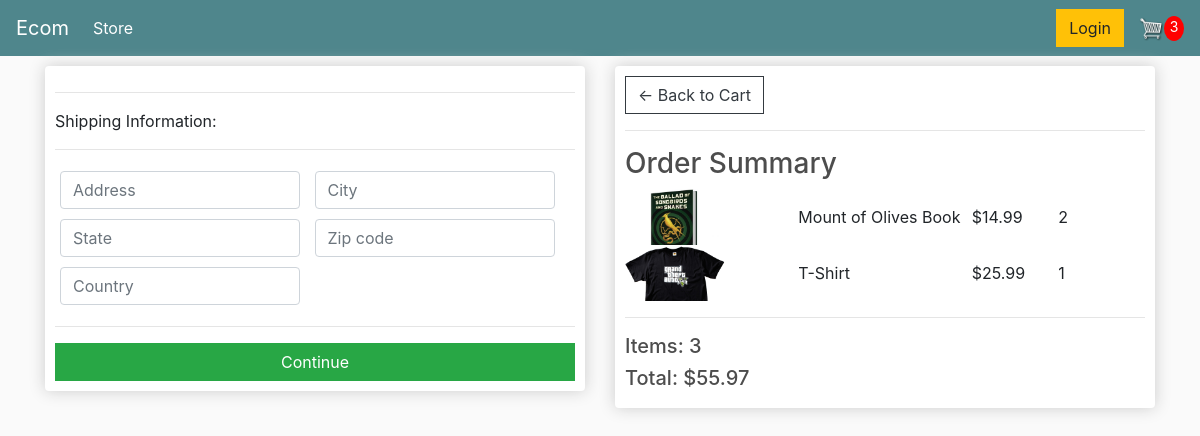
Before: /checkout/ (signed in) with the older database file.
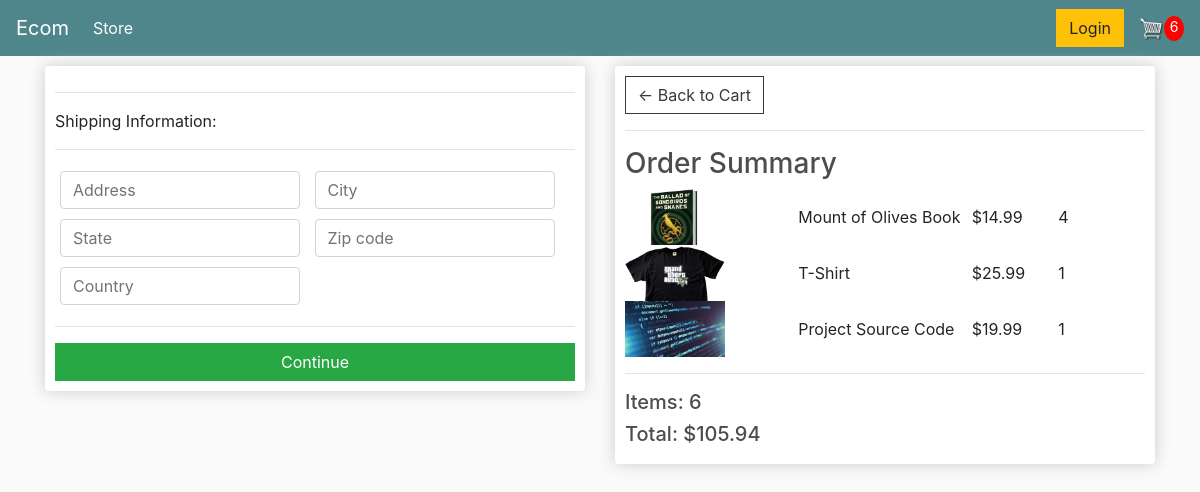
After: the same page with the newer database file.
### store/models.py (models this page shows, shortened)
class OrderItem(models.Model):
    product = models.ForeignKey(Product,on_delete=models.SET_NULL,blank=True,null=True)
    order = models.ForeignKey(Order,on_delete=models.SET_NULL,blank=True,null=True)
    quantity = models.IntegerField(default=0,null=True,blank=True)
    date_added = models.DateTimeField(auto_now_add=True)
    @property
    def get_total(self):
        total = self.product.price * self.quantity
        return total

class Product(models.Model):
    name = models.CharField(max_length=200, null=True)
    price = models.DecimalField(max_digits=7,decimal_places=2)
    digital = models.BooleanField(default=False,null=True,blank=False)
    image = models.ImageField(null=True,blank=True)
    @property
    def imageURL(self):
        try:
            url = self.image.url
        except:
            url = ''
        return url

class Order(models.Model):
    customer = models.ForeignKey(Customer,on_delete=models.SET_NULL,blank=True,null=True)
    data_ordered = models.DateTimeField(auto_now_add=True)
    complete = models.BooleanField(default=False,null=True,blank=False)
    transaction_id = models.CharField(max_length=200,null=True)
    @property
    def get_cart_total(self):
        orderitems = self.orderitem_set.all()
        total = sum([item.get_total for item in orderitems])
        return total
    @property
    def get_cart_items(self):
        orderitems = self.orderitem_set.all()
        total = sum([item.quantity for item in orderitems])
        return total
    @property
    def shipping(self):
        shipping = False
        orderitems = self.orderitem_set.all()
        for i in orderitems:
            if i.product.digital == False:
                shipping = True
        return shipping

### store/views.py (the view)
# urls.py: path('checkout/', views.checkout, name="checkout"),
def checkout(request):
	data = cartData(request)
	cartItems = data['cartItems']
	order = data['order']
	items = data['items']
	context = {'items':items,'order':order,'cartItems':cartItems}
	return render(request, 'store/checkout.html', context)

### store/utils.py (called while the page is built)
def cartData(request):
    if request.user.is_authenticated:
        customer = request.user.customer
        order,created = Order.objects.get_or_create(customer=customer,complete=False)
        items = order.orderitem_set.all()
        cartItems = order.get_cart_items
    else:
        cookieData = cookieCart(request)
        cartItems = cookieData['cartItems']
        order = cookieData['order']
        items = cookieData['items']
    return {'cartItems':cartItems,'order':order,'items':items}

### store/templates/store/Checkout.html (shortened to what this page needs)
{% extends 'store/main.html' %}
{% load static %}
{% block content %}
     <div class="row">
		<div class="col-lg-6">
			<div class="box-element" style="padding:10px;" id="form-wrapper">
				<form id="form">
					<div id="shipping-info">
						<hr>
						<p>Shipping Information:</p>
						<hr>
						<div class="form-field">
							<input class="form-control" type="text" name="address" placeholder="Address">
						</div>
						<div class="form-field">
							<input class="form-control" type="text" name="city" placeholder="City">
						</div>
						<div class="form-field">
							<input class="form-control" type="text" name="state" placeholder="State">
						</div>
						<div class="form-field">
							<input class="form-control" type="text" name="zipcode" placeholder="Zip code">
						</div>
						<div class="form-field">
							<input class="form-control" type="text" name="country" placeholder="Country">
						</div>
					</div>
					<hr>
					<input id="form-button" class="btn btn-success btn-block" type="submit" value="Continue">
				</form>
			</div>
			<br>
		</div>
		<div class="col-lg-6">
			<div class="box-element" style="padding:10px;">
				<a  class="btn btn-outline-dark" href="{% url 'cart' %}">&#x2190; Back to Cart</a>
				<hr>
				<h3>Order Summary</h3>
				{% for item in items %}
				<div class="cart-row">
					<div style="flex:2"><img class="row-image" src="{{item.product.imageURL}}"></div>
					<div style="flex:2"><p>{{item.product.name}}</p></div>
					<div style="flex:1"><p>${{item.product.price}}</p></div>
					<div style="flex:1"><p>{{item.quantity}}</p></div>
				</div>
				{% endfor %}
                <hr>
				<h5>Items: {{order.get_cart_items}}</h5>
				<h5>Total: ${{order.get_cart_total|floatformat:2}}</h5>
			</div>
		</div>
	</div>
{% endblock content %}

Changed rows visible on the page:
changed OrderItem "Mount of Olives Book": quantity "2" → "4"
added OrderItem: product.imageURL (picture), product.name "Project Source Code", product.price "19.99", quantity "1"
changed through a linked row, Order: get_cart_items "3" → "6"; get_cart_total "55.97" → "105.94"
Other visible differences:
{{ cartItems }}: "3" → "6"
